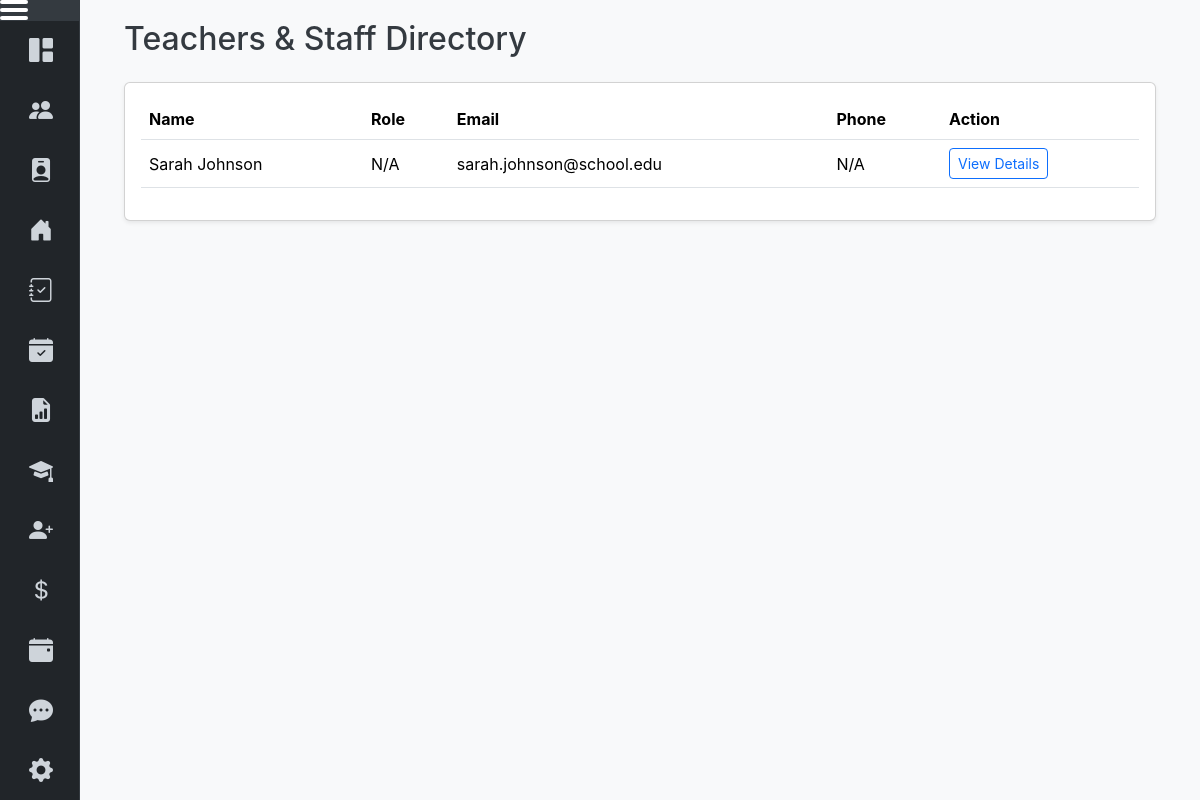
/teacher/teachers-staff (signed in), run on the app's committed database.
### models.py (models this page shows, shortened)
class TeacherStaff(db.Model):
    id = db.Column(db.Integer, primary_key=True)
    first_name = db.Column(db.String(100), nullable=False)
    last_name = db.Column(db.String(100), nullable=False)
    email = db.Column(db.String(120), unique=True, nullable=False)
    staff_id = db.Column(db.String(50), nullable=True, unique=True)
    hire_date = db.Column(db.String(20), nullable=True)  # Storing as string like DOB
    department = db.Column(db.String(100), nullable=True)
    position = db.Column(db.String(100), nullable=True)
    emergency_first_name = db.Column(db.String(100), nullable=True)
    emergency_last_name = db.Column(db.String(100), nullable=True)
    emergency_email = db.Column(db.String(120), nullable=True)
    emergency_phone = db.Column(db.String(20), nullable=True)
    emergency_relationship = db.Column(db.String(50), nullable=True)  # Spouse, Parent, etc.
    street = db.Column(db.String(200), nullable=True)
    apt_unit = db.Column(db.String(50), nullable=True)
    city = db.Column(db.String(100), nullable=True)
    state = db.Column(db.String(50), nullable=True)
    zip_code = db.Column(db.String(20), nullable=True)
    phone = db.Column(db.String(20), nullable=True)
    user = db.relationship('User', backref='teacher_staff_profile', uselist=False)

### teacherroutes.py (the view)
@teacher_blueprint.route('/teachers-staff')
@login_required
@teacher_required
def teachers_staff_directory():
    teachers_staff = TeacherStaff.query.order_by(TeacherStaff.last_name, TeacherStaff.first_name).all()
    return render_template('role_teacher_dashboard.html',
                         teacher=current_user,
                         teachers_staff=teachers_staff,
                         section='teachers-staff',
                         active_tab='teachers-staff')

### templates/role_teacher_dashboard.html (shortened to what this page needs)
{% extends "dashboard_layout.html" %}
{% block dashboard_content %}
<div class="container-fluid px-2 px-md-4">
    {% if section == 'home' %}
        <h2 class="mb-4">Teacher Dashboard <span class="text-muted fs-6">(Teacher View)</span></h2>
        <div class="row g-3 g-md-4">
            <div class="col-12 col-lg-5">
                <div class="card shadow-sm mb-4">
                    <div class="card-header bg-primary text-white">
                        <h5 class="mb-0"><i class="bi bi-person-badge-fill me-2"></i>Teacher Information</h5>
                    </div>
                    <div class="card-body">
                        <ul class="list-group list-group-flush">
                            <li class="list-group-item d-flex justify-content-between align-items-center">
                                <strong>Name:</strong>
                                <span>{{ teacher.first_name }} {{ teacher.last_name }}</span>
                            </li>
                            <li class="list-group-item d-flex justify-content-between align-items-center">
                                <strong>Email:</strong>
                                <span>{{ teacher.email or 'N/A' }}</span>
                            </li>
                            <li class="list-group-item d-flex justify-content-between align-items-center">
                                <strong>Phone:</strong>
                                <span>{{ teacher.phone or 'N/A' }}</span>
                            </li>
                            <li class="list-group-item d-flex justify-content-between align-items-center">
                                <strong>Classes:</strong>
                                <span>{{ classes|length if classes else 0 }}</span>
                            </li>
                        </ul>
                    </div>
                </div>
                <div class="card shadow-sm mb-4">
                    <div class="card-header bg-success text-white">
                        <h5 class="mb-0"><i class="bi bi-lightning-fill me-2"></i>Quick Actions</h5>
                    </div>
                    <div class="card-body">
                        <div class="d-grid gap-2">
                            <a href="{{ url_for('teacher.my_classes') }}" class="btn btn-outline-success">
                                <i class="bi bi-house-door-fill me-2"></i>View My Classes
                            </a>
                            <a href="{{ url_for('teacher.my_assignments') }}" class="btn btn-outline-primary">
                                <i class="bi bi-journal-check me-2"></i>Manage Assignments
                            </a>
                            <a href="{{ url_for('teacher.my_grades') }}" class="btn btn-outline-info">
                                <i class="bi bi-mortarboard-fill me-2"></i>Grade Assignments
                            </a>
                            <a href="{{ url_for('teacher.attendance') }}" class="btn btn-outline-warning">
                                <i class="bi bi-calendar-check-fill me-2"></i>Take Attendance
                            </a>
                        </div>
                    </div>
                </div>
            </div>
            <div class="col-12 col-lg-7">
                <div class="card shadow-sm mb-4">
                    <div class="card-header bg-warning text-white">
                        <h5 class="mb-0"><i class="bi bi-bell-fill me-2"></i>Notifications</h5>
                    </div>
                    <div class="card-body">
                        {% if notifications and notifications|length > 0 %}
                            <div class="list-group mb-3">
                                {% for notification in notifications %}
                                    <div class="list-group-item list-group-item-action {% if not notification.is_read %}list-group-item-warning{% endif %}">
                                        <div class="d-flex justify-content-between align-items-start">
                                            <div class="flex-grow-1">
                                                <strong>{{ notification.title }}</strong>
                                                <p class="mb-1">{{ notification.message }}</p>
                                                <small class="text-muted">{{ notification.timestamp.strftime('%b %d, %Y %I:%M %p') }}</small>
                                            </div>
                                            <div class="ms-2">
                                                {% if not notification.is_read %}
                                                    <span class="badge bg-warning text-dark">New</span>
                                                {% endif %}
                                            </div>
                                        </div>
                                        <div class="mt-2">
                                            {% if notification.link %}
                                                <a href="{{ notification.link }}" class="btn btn-sm btn-outline-warning me-2">View Details</a>
                                            {% endif %}
                                            {% if not notification.is_read %}
                                                <form method="POST" action="{{ url_for('teacher.mark_notification_read', notification_id=notification.id) }}" style="display: inline;">
                                                    <button type="submit" class="btn btn-sm btn-outline-secondary">Mark as Read</button>
                                                </form>
                                            {% endif %}
                                        </div>
                                    </div>
                                {% endfor %}
                            </div>
                        {% else %}
                            <div class="alert alert-info" role="alert">
                                <i class="bi bi-info-circle-fill me-2"></i>No new notifications at this time.
                            </div>
                        {% endif %}
                    </div>
                </div>
                <div class="card shadow-sm mb-4">
                    <div class="card-header bg-info text-white">
                        <h5 class="mb-0"><i class="bi bi-activity me-2"></i>Recent Activity</h5>
                    </div>
                    <div class="card-body">
                        {% if recent_activity and recent_activity|length > 0 %}
                            <div class="list-group">
                                {% for activity in recent_activity %}
                                    <div class="list-group-item">
                                        <div class="d-flex justify-content-between align-items-start">
                                            <div class="flex-grow-1">
                                                <strong>{{ activity.title }}</strong>
                                                <p class="mb-1 text-muted">{{ activity.description }}</p>
                                                <small class="text-muted">{{ activity.timestamp.strftime('%b %d, %Y %I:%M %p') }}</small>
                                            </div>
                                            <div class="ms-2">
                                                {% if activity.type == 'submission' %}
                                                    <span class="badge bg-primary">Submission</span>
                                                {% elif activity.type == 'grade' %}
                                                    <span class="badge bg-success">Grade</span>
                                                {% elif activity.type == 'assignment' %}
                                                    <span class="badge bg-info">Assignment</span>
                                                {% else %}
                                                    <span class="badge bg-secondary">{{ activity.type|title }}</span>
                                                {% endif %}
                                            </div>
                                        </div>
                                        {% if activity.link %}
                                            <a href="{{ activity.link }}" class="btn btn-sm btn-outline-primary mt-2">View Details</a>
                                        {% endif %}
                                    </div>
                                {% endfor %}
                            </div>
                        {% else %}
                            <div class="alert alert-info" role="alert">
                                <i class="bi bi-info-circle-fill me-2"></i>No recent activity to display. Start by creating assignments or grading student work!
                            </div>
                        {% endif %}
                    </div>
                </div>
                <div class="card shadow-sm">
                    <div class="card-header bg-secondary text-white">
                        <h5 class="mb-0"><i class="bi bi-bar-chart-fill me-2"></i>Statistics</h5>
                    </div>
                    <div class="card-body">
                        <div class="row text-center g-3">
                            <div class="col-4">
                                <h4 class="text-primary">{{ classes|length if classes else 0 }}</h4>
                                <small class="text-muted">Classes</small>
                            </div>
                            <div class="col-4">
                                <h4 class="text-success">{{ total_students if total_students else 0 }}</h4>
                                <small class="text-muted">Students</small>
                            </div>
                            <div class="col-4">
                                <h4 class="text-warning">{{ active_assignments if active_assignments else 0 }}</h4>
                                <small class="text-muted">Assignments</small>
                            </div>
                        </div>
                    </div>
                </div>
            </div>
        </div>
    {% elif section == 'teachers-staff' %}
        <h2 class="mb-4">Teachers & Staff Directory</h2>
        <div class="card shadow-sm">
            <div class="card-body">
                <div class="table-responsive">
                    <table class="table table-hover align-middle">
                        <thead>
                            <tr>
                                <th>Name</th>
                                <th>Role</th>
                                <th>Email</th>
                                <th>Phone</th>
                                <th>Action</th>
                            </tr>
                        </thead>
                        <tbody>
                            {% for staff in teachers_staff %}
                                <tr>
                                    <td>{{ staff.first_name }} {{ staff.last_name }}</td>
                                    <td>{{ staff.role or 'N/A' }}</td>
                                    <td>{{ staff.email or 'N/A' }}</td>
                                    <td>{{ staff.phone or 'N/A' }}</td>
                                    <td>
                                        <button type="button" class="btn btn-sm btn-outline-primary" onclick="showInfoUnavailableModal()">View Details</button>
                                    </td>
                                </tr>
                            {% else %}
                                <tr>
                                    <td colspan="5" class="text-center text-muted">No staff members found.</td>
                                </tr>
                            {% endfor %}
                        </tbody>
                    </table>
                </div>
            </div>
        </div>
    {% endif %}
</div>
{% endblock %}

### static/style.css (style rules this page uses)
html, body { height: 100%; min-height: 100dvh; margin: 0; padding: 0; }
body { font-family: 'Inter', sans-serif; background-color: #f8f9fa; color: #343a40; overflow-x: hidden; }
.main-content, .container, .container-fluid { min-width: 320px; padding-left: 1rem; padding-right: 1rem; }
.card, .table, .alert { word-break: break-word; }
.table-responsive { overflow-x: auto; }

### data on the page
TeacherStaff: first_name "Sarah", last_name "Johnson", role "N/A", email "sarah.johnson@school.edu", phone "N/A"
